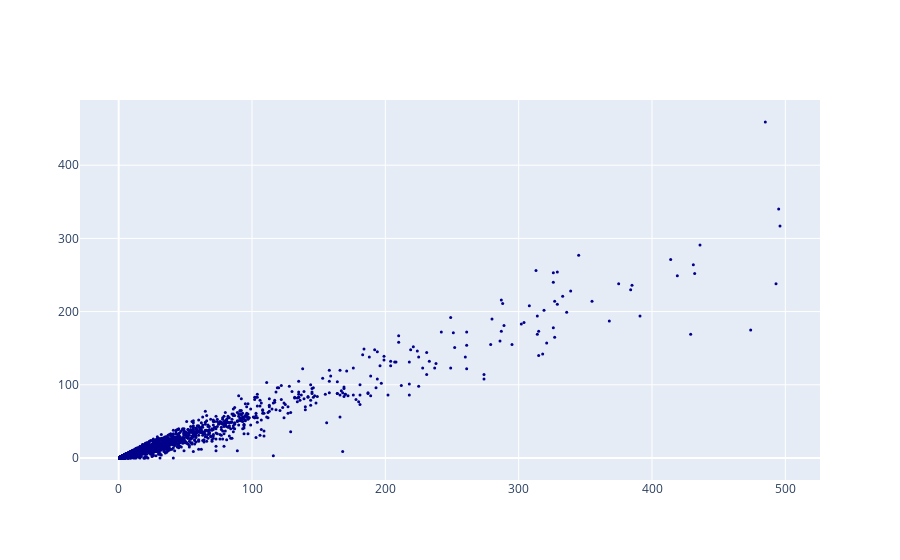

Notebook code for this chart:
### Markdown cell above
- 파라미터로 할당할 때

### Code cell
fig = go.Figure()
fig.add_trace(
    go.Scatter(mode='markers',x=df_취업률_500['졸업자수'],y=df_취업률_500['취업자수'],
               marker=dict(size=3,color='darkblue'))
             )

### Figure 1 — Plotly figure (JSON) as saved in the notebook; plotly's stock layout.template omitted (floating-point values rounded to 4 significant figures; data arrays with more than 128 entries replaced by an {"elided": "..."} marker saying what was removed)
{"data": [{"marker": {"color": "darkblue", "size": 3}, "mode": "markers", "type": "scatter", "x": {"elided": "2313 int values"}, "y": {"elided": "2313 int values"}}], "layout": {}}
